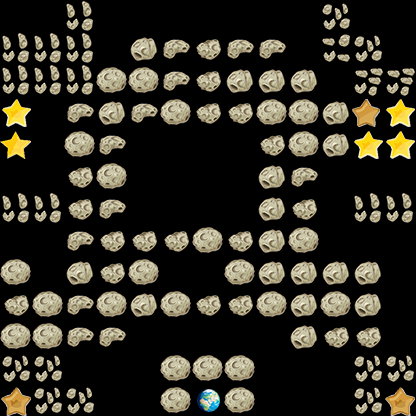

Rendered tile map (Tiled .tmx) drawn with the repository's tilesets; below, a short description and the map source with its tile grids summarised:
An orthogonal 13x13 tile map with 32x32 px tiles, 1 tile layer (layer_0).

<map version="1.0" orientation="orthogonal" renderorder="right-down" width="13" height="13" tilewidth="32" tileheight="32">
 <tileset firstgid="1" name="star" tilewidth="32" tileheight="32">
  <image source="landform/img.png" width="448" height="33" />
 </tileset>
 <layer name="layer_0" width="13" height="13">
  <data>[169 cells, 107 non-empty, 13 distinct tile ids]</data>
 </layer>
</map>
